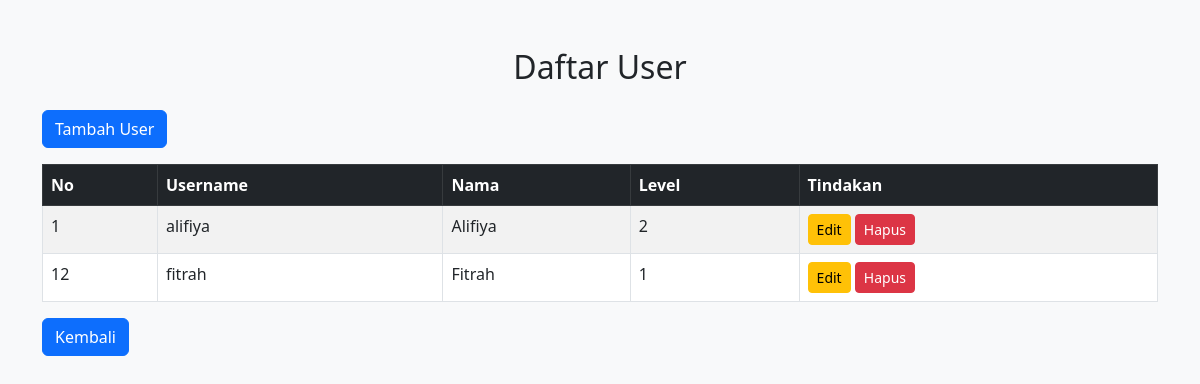
The app's page /user/index.php with its own data.
### tables this page shows
CREATE TABLE `user` (
  `id_user` tinyint NOT NULL,
  `username` varchar(255) NOT NULL,
  `password` varchar(255) NOT NULL,
  `nama` varchar(50) NOT NULL,
  `alamat` varchar(150) NOT NULL,
  `hp` varchar(20) NOT NULL,
  `level` tinyint(1) NOT NULL
);

### function.php (called while the page is built, shortened)
<?php
$conn = mysqli_connect("localhost", "root", "", "store");
function query($tes){
    global $conn;
    $result = mysqli_query($conn, $tes);
    $rows = [];
    while($row = mysqli_fetch_assoc($result)){
        $rows[] = $row;
    }
    return $rows;
}
?>

### user/index.php (the view, shortened to what this page needs)
<?php
include "../function.php";
$result = query("SELECT * FROM user");
?>
<!DOCTYPE html>
<html lang="en">
<head>
    <link href="https://cdn.jsdelivr.net/npm/bootstrap@5.3.0/dist/css/bootstrap.min.css" rel="stylesheet">
</head>
<body class="bg-light">
    <div class="container py-5">
        <h2 class="text-center mb-4">Daftar User</h2>
        <div class="mb-3">
            <a href="tambah_user.php" class="btn btn-primary">Tambah User</a>
        </div>
        <table class="table table-bordered table-striped">
            <thead class="table-dark">
                <tr>
                    <th>No</th>
                    <th>Username</th>
                    <th>Nama</th>
                    <th>Level</th>
                    <th>Tindakan</th>
                </tr>
            </thead>
            <tbody>
                <?php foreach($result as $row) : ?>
                    <tr>
                        <td><?= $row["id_user"] ?></td>
                        <td><?= $row["username"] ?></td>
                        <td><?= $row["nama"] ?></td>
                        <td><?= $row["level"] ?></td>
                        <td>
                            <a href="edit_user.php?id=<?= $row['id_user'] ?>" class="btn btn-sm btn-warning">Edit</a>
                            <a href="hapus_user.php?id=<?= $row['id_user'] ?>" class="btn btn-sm btn-danger">Hapus</a>
                        </td>
                    </tr>
                <?php endforeach; ?>
            </tbody>
        </table>
        <div class="text-left mb-3">
            <a href="../index.php" class="btn btn-primary">Kembali</a>
        </div>
    </div>
</body>
</html>

### records on screen
user: id_user "1", username "alifiya", nama "Alifiya", level "2"
user: id_user "12", username "fitrah", nama "Fitrah", level "1"
